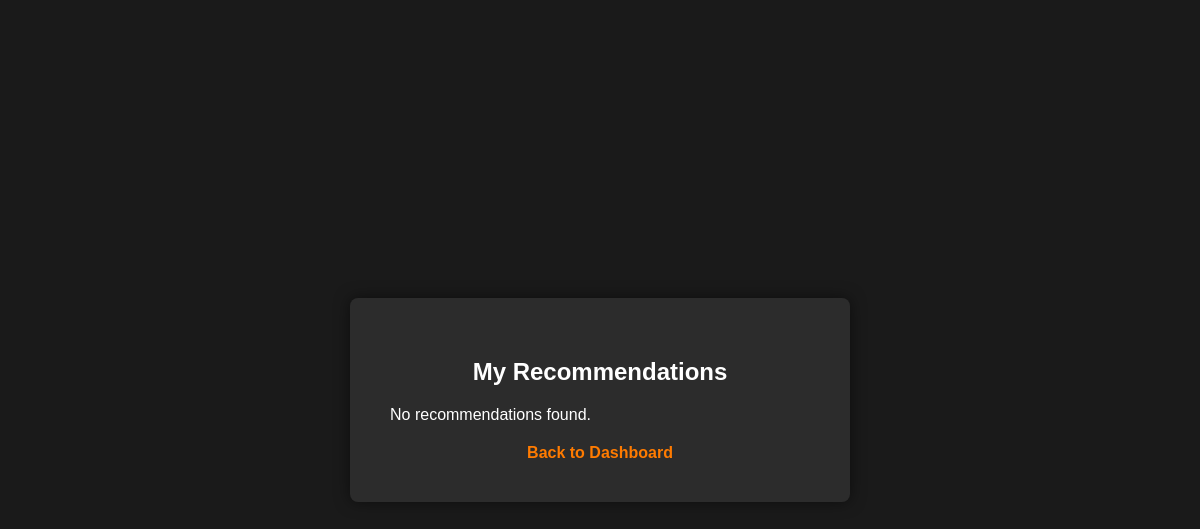
Before: /trainers/recommendations/ (signed in) with the older database file.
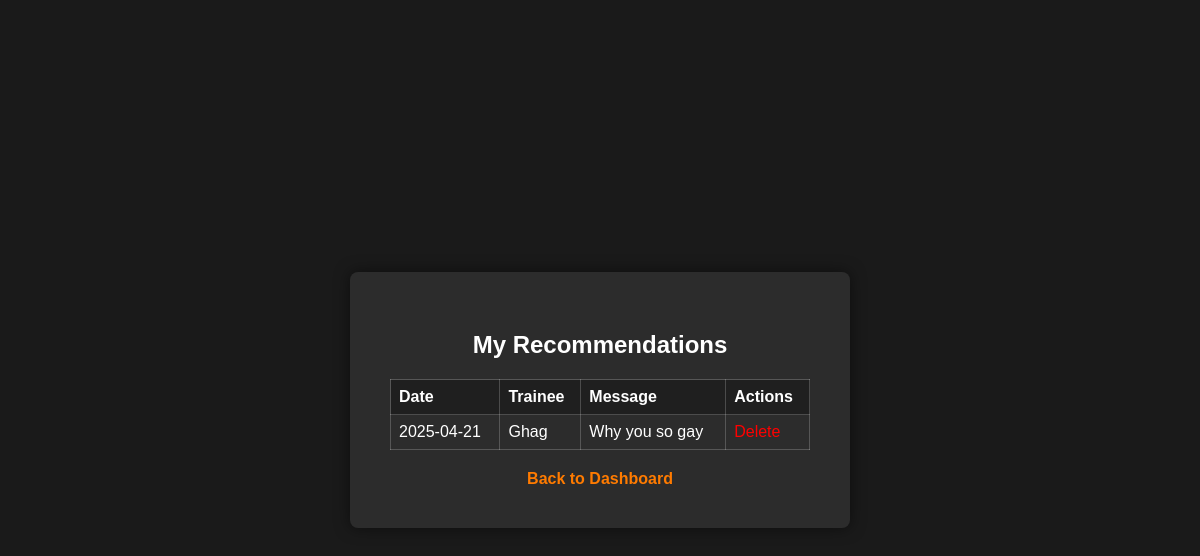
After: the same page with the newer database file.
### trainers/models.py (models this page shows, shortened)
class Recommendation(models.Model):
    trainer = models.ForeignKey(Trainer, on_delete=models.CASCADE)
    trainee = models.ForeignKey('trainees.Trainee', on_delete=models.CASCADE)
    message = models.TextField()
    created_at = models.DateTimeField(auto_now_add=True)
    class Meta:
        ordering = ['-created_at']

### trainees/models.py (models this page shows, shortened)
class Trainee(models.Model):
    user = models.OneToOneField(CustomUser, on_delete=models.SET_NULL, null=True, related_name='trainee_profile')
    trainer = models.ForeignKey(
        CustomUser,
        null=True,
        blank=True,
        on_delete=models.SET_NULL,
        limit_choices_to={'role': 'trainer'},
        related_name='assigned_trainees'
    )

### users/models.py (models this page shows)
class CustomUser(AbstractUser):
    role = models.CharField(max_length=100, choices=(('trainer', 'Trainer'), ('trainee', 'Trainee'), ('admin', 'Admin')))

### trainers/views.py (the view)
# urls.py: path('recommendations/', views.view_recommendations, name='view_recommendations'),
@login_required
def view_recommendations(request):
    trainer = get_object_or_404(Trainer, user=request.user)
    recommendations = Recommendation.objects.filter(trainer=trainer).order_by('-created_at')
    return render(request, 'trainers/view_recommendations.html', {'recommendations': recommendations})

### gymmanagement/templates/trainers/view_recommendations.html (shortened to what this page needs)
{% extends 'users/base.html' %}
{% block content %}
<div class="login-box">
    <h2>My Recommendations</h2>
    {% if recommendations %}
        <table style="width:100%; text-align:left; margin-bottom:20px;">
            <thead>
                <tr>
                    <th>Date</th>
                    <th>Trainee</th>
                    <th>Message</th>
                    <th>Actions</th>
                </tr>
            </thead>
            <tbody>
                {% for recommendation in recommendations %}
                <tr>
                    <td>{{ recommendation.created_at|date:"Y-m-d" }}</td>
                    <td>{{ recommendation.trainee.user.username }}</td>
                    <td>{{ recommendation.message|truncatechars:50 }}</td>
                    <td>
                        <a href="{% url 'delete_recommendation' recommendation.id %}" class="delete-link">Delete</a>
                    </td>
                </tr>
                {% endfor %}
            </tbody>
        </table>
    {% else %}
        <p>No recommendations found.</p>
    {% endif %}
    <div class="signup-section">
        <a href="{% url 'trainer_dashboard' %}" class="signup-link">Back to Dashboard</a>
    </div>
</div>
{% endblock %}

Changed rows visible on the page:
added Recommendation: created_at "2025-04-21", trainee.user.username "Ghag", message "Why you so gay"
Other visible differences:
text no longer shown: "No recommendations found."
text now shown: "Date Trainee Message Actions"
